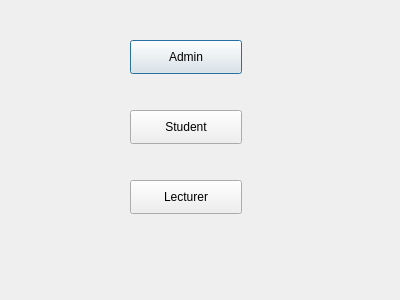
<?xml version="1.0" encoding="UTF-8"?>
<ui version="4.0">
 <class>Dialog</class>
 <widget class="QDialog" name="Dialog">
  <property name="geometry">
   <rect>
    <x>0</x>
    <y>0</y>
    <width>400</width>
    <height>300</height>
   </rect>
  </property>
  <property name="windowTitle">
   <string>Dialog</string>
  </property>
  <widget class="QPushButton" name="pushButton">
   <property name="geometry">
    <rect>
     <x>130</x>
     <y>40</y>
     <width>112</width>
     <height>34</height>
    </rect>
   </property>
   <property name="text">
    <string>Admin</string>
   </property>
  </widget>
  <widget class="QPushButton" name="pushButton_2">
   <property name="geometry">
    <rect>
     <x>130</x>
     <y>110</y>
     <width>112</width>
     <height>34</height>
    </rect>
   </property>
   <property name="text">
    <string>Student</string>
   </property>
  </widget>
  <widget class="QPushButton" name="pushButton_3">
   <property name="geometry">
    <rect>
     <x>130</x>
     <y>180</y>
     <width>112</width>
     <height>34</height>
    </rect>
   </property>
   <property name="text">
    <string>Lecturer</string>
   </property>
  </widget>
 </widget>
 <resources/>
 <connections/>
</ui>
